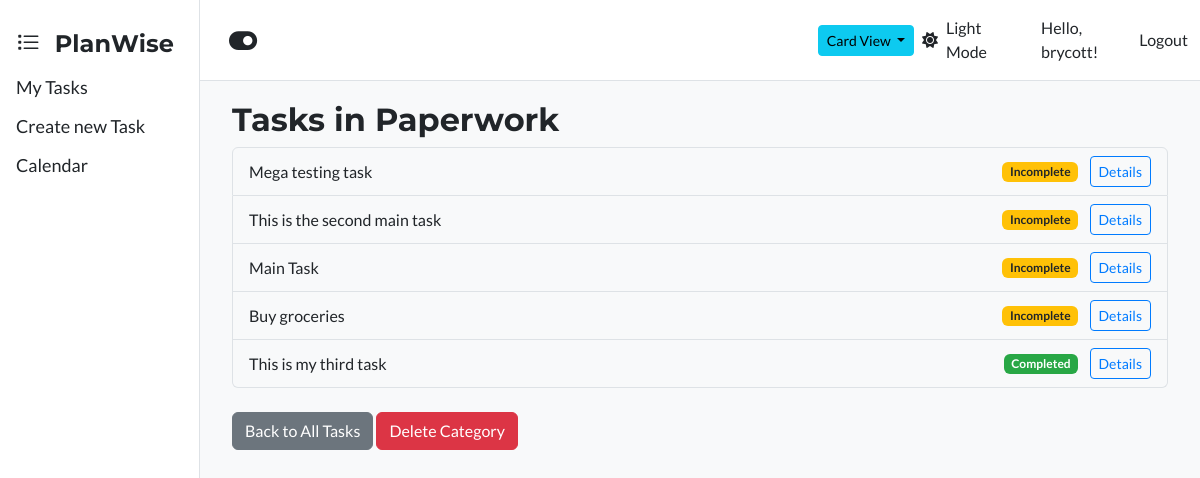
Screenshot of /category/1/tasks/ (signed in) with the database file from the repository.
### tasks/models.py (models this page shows, shortened)
class Category(models.Model):
    user = models.ForeignKey(User, on_delete=models.CASCADE, null=True, blank=True)
    name = models.CharField(max_length=100)
    class Meta:
        verbose_name_plural = "Categories"

class Task(models.Model):
    PRIORITY_CHOICES = [
        ('low', 'Low'),
        ('medium', 'Medium'),
        ('high', 'High'),
    ]
    title = models.CharField(max_length=200)
    description = models.TextField(blank=True)
    due_date = models.DateField(null=True, blank=True)
    category = models.ForeignKey(Category, on_delete=models.PROTECT, null=True, blank=True)
    is_completed = models.BooleanField(default=False)
    created_at = models.DateTimeField(auto_now_add=True)
    updated_at = models.DateTimeField(auto_now=True)
    user = models.ForeignKey(User, on_delete=models.CASCADE)
    parent = models.ForeignKey('self', on_delete=models.CASCADE, null=True, blank=True, related_name='subtasks')
    is_recurring = models.BooleanField(default=False)
    recurrence_frequency = models.CharField(max_length=10, choices=[('daily', 'Daily'), ('weekly', 'Weekly'), ('monthly', 'Monthly')], blank=True, null=True)
    recurrence_end_date = models.DateField(blank=True, null=True)
    recurring_task_id = models.UUIDField(default=uuid.uuid4, editable=True)
    class Meta:
        ordering = ['-created_at']

### tasks/views.py (the view)
# urls.py: path('category/<int:category_id>/tasks/', views.task_by_category, name='tasks_by_category'),
@login_required
def task_by_category(request, category_id):
    tasks = Task.objects.filter(category_id=category_id, user=request.user)
    category = get_object_or_404(Category, id=category_id)
    return render(request, 'tasks/tasks_by_category.html', {
        'tasks': tasks,
        'category': category
    })

### tasks/templates/tasks/tasks_by_category.html (shortened to what this page needs)
{% extends 'base.html' %}
{% block content %}
  <h2>Tasks in {{ category.name }}</h2>
  {% if tasks %}
    <ul class="list-group mb-4">
      {% for task in tasks %}
        <li class="list-group-item d-flex justify-content-between align-items-center">
          <span>{{ task.title }}</span>
          <span>
            {% if task.is_completed %}
              <span class="badge bg-success">Completed</span>
            {% else %}
              <span class="badge bg-warning text-dark">Incomplete</span>
            {% endif %}
            <a href="{% url 'tasks:task_detail' task.pk %}" class="btn btn-sm btn-outline-primary ms-2">Details</a>
          </span>
        </li>
      {% endfor %}
    </ul>
  {% else %}
    <p>No tasks found in this category.</p>
  {% endif %}
  <a href="{% url 'tasks:task_list' %}" class="btn btn-secondary">Back to All Tasks</a>
  <a href="{% url 'tasks:category_delete' category.pk %}" class="btn btn-danger">Delete Category</a>
{% endblock %}

### Templates/base.html (shortened to what this page needs)
{% load static %}
<!DOCTYPE html>
<html lang="en">
<head>
    <link href="https://cdn.jsdelivr.net/npm/bootstrap@5.3.0/dist/css/bootstrap.min.css" rel="stylesheet">
    <link rel="stylesheet" href="https://cdnjs.cloudflare.com/ajax/libs/font-awesome/6.4.0/css/all.min.css">
    <link rel="stylesheet" href="https://cdn.jsdelivr.net/npm/bootstrap-icons@1.11.3/font/bootstrap-icons.min.css">
    <link rel="stylesheet" href="{% static 'css/styles.css' %}"?v=2">
</head>
<body>
    {% if user.is_authenticated %}
    <div class="sidenav">
        <a class="navbar-brand fs-4" href="{% url 'tasks:task_list' %}">
                <i class="bi bi-list-task fs-4 me-2"></i> PlanWise
            </a>
        <a class="nav-link" href="{% url 'tasks:task_list' %}">My Tasks</a>
        <a href="{% url 'tasks:task_create' %}">Create new Task</a>
        <a href="{% url 'tasks:task_calendar' %}">Calendar</a>
    </div>
    {% endif %}
    <nav class="navbar navbar-expand-lg">
        <div class="container">
           {% if user.is_authenticated %}
            <button id="sidebarToggle" class="btn btn-lg" type="button" aria-label="Collapse sidebar" title="Collapse sidebar">
                 <i id="sidebarToggleIcon" class="fa-solid fa-toggle-on fa-lg"></i>
           </button>
              {% endif %}
            <div class="collapse navbar-collapse justify-content-between" id="navbarNav">
                {% if user.is_authenticated %}
                <ul class="navbar-nav d-flex align-items-center justify-content-end w-75" style="height: 100%;">
                    <li class="nav-item">
                         <div class="d-flex align-items-center" style="height: 100%;">
                            <div class="dropdown">
                                <button class="btn btn-info btn-sm dropdown-toggle" type="button" id="viewDropdown" data-bs-toggle="dropdown" aria-expanded="false">
                                    <span id="currentViewLabel">Card View</span>
                                </button>
                            </div>
                        </div>
                    </li>
                </ul>
                {% endif %}
                <ul class="navbar-nav">
                    {% if user.is_authenticated %}
                        <li class="nav-item d-flex align-items-center me-3">
                            <a href="#" id="theme-toggle" class="nav-link d-flex align-items-center">
                                <i class="fas fa-moon"></i>
                                <span id="theme-label" class="ms-2"></span>
                            </a>
                        </li>
                        <div class="d-flex align-items-center">
                        <li class="nav-item">
                            <span class="navbar-text me-2">Hello, {{ user.username }}!</span>
                        </li>
                        <li class="nav-item">
                            <form method="post" action="{% url 'logout' %}" style="display:inline;">
                                <button type="submit" class="nav-link btn btn-link" style="padding:0;">Logout</button>
                            </form>
                        </li>
                        </div>
                    {% endif %}
                </ul>
            </div>
        </div>
    </nav>
    <div class="container-fluid min-vh-100">
        <div class=" main" name="content" id="content">
            <div class="vw-auto">
                {% block content %}
                {% endblock %}
            </div>
        </div>
</div>
</body>
</html>

### static/css/styles.css (style rules this page uses)
:root { --background: #F8F9FA; --background-lighter: #FFFFFF; --text: #212529; --primary-accent: #007BFF; --secondary-accent: #6C757D; --success: #28A745; --error: #DC3545; --border-color: #DEE2E6; --sidebar-width: 200px; }
body { background-color: var(--background) !important; color: var(--text); font-family: 'Lato', sans-serif; }
h1, h2, h3, h4, h5, h6, .navbar-brand, .card-title { font-family: 'Montserrat', sans-serif; font-weight: 700; }
.list-group-item { background-color: transparent; border-color: var(--border-color); color: var(--text); }
.btn-secondary { background-color: var(--secondary-accent); border-color: var(--secondary-accent); color: #fff; }
.btn-outline-primary { color: var(--primary-accent); border-color: var(--primary-accent); }
.badge.bg-success { background-color: var(--success) !important; }
.navbar { background-color: var(--background-lighter); margin-left: var(--sidebar-width); border-bottom: 1px solid var(--border-color); }
.navbar .nav-link, .navbar .navbar-text, .navbar .navbar-brand, #sidebarToggleIcon { color: var(--text) !important; }
.sidenav { height: 100%; width: var(--sidebar-width); position: fixed; z-index: 1; top: 0; left: 0; background-color: var(--background-lighter); overflow-x: hidden; padding-top: 20px; border-right: 1px solid var(--border-color); }
.sidenav a { padding: 6px 8px 6px 16px; text-decoration: none; font-size: 18px; color: var(--text); display: block; }
.main { margin-left: var(--sidebar-width); padding: 20px; }
.sidenav, .main, .navbar { transition: margin-left .25s ease, width .25s ease, padding .25s ease; }

### rows the page displays
Category: name "Paperwork"
Task: title "Mega testing task", is_completed "Incomplete"
Task: title "This is the second main task", is_completed "Incomplete"
Task: title "Main Task", is_completed "Incomplete"
Task: title "Buy groceries", is_completed "Incomplete"
Task: title "This is my third task", is_completed "Completed"

### other values shown
{{ user.username }} "brycott"
